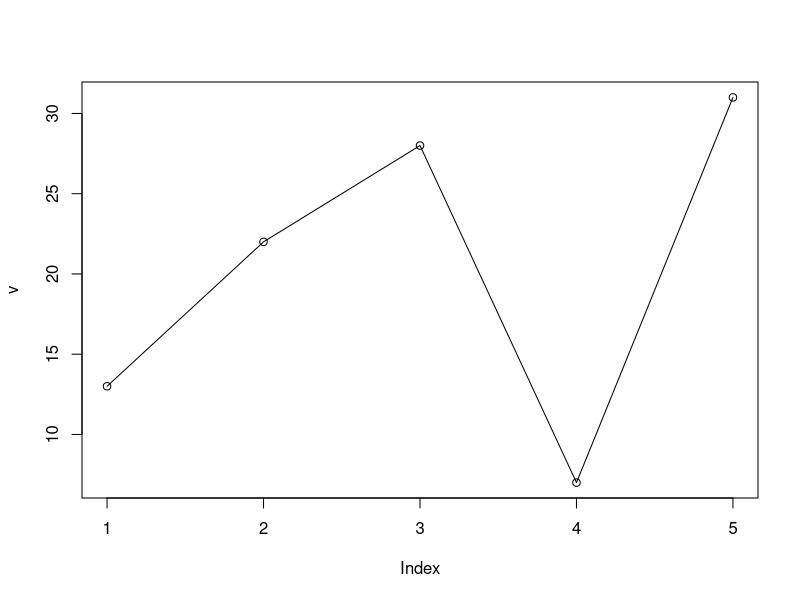
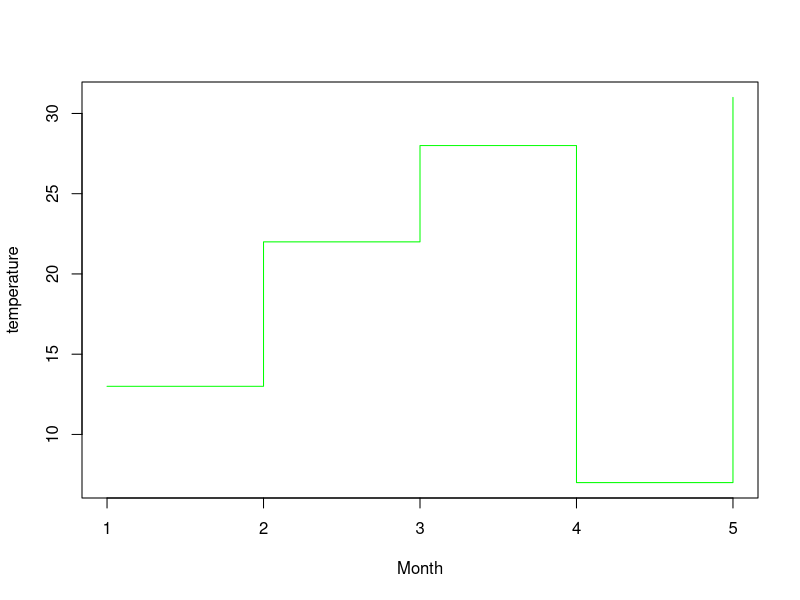
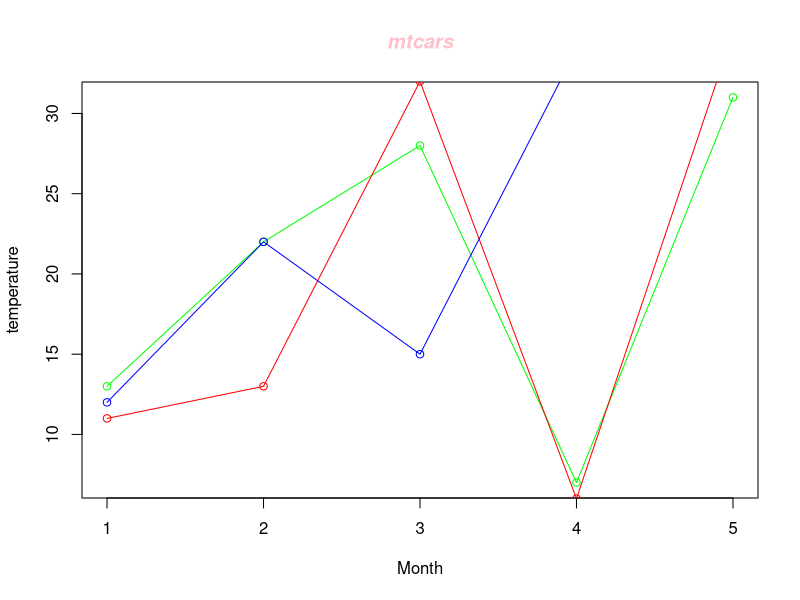
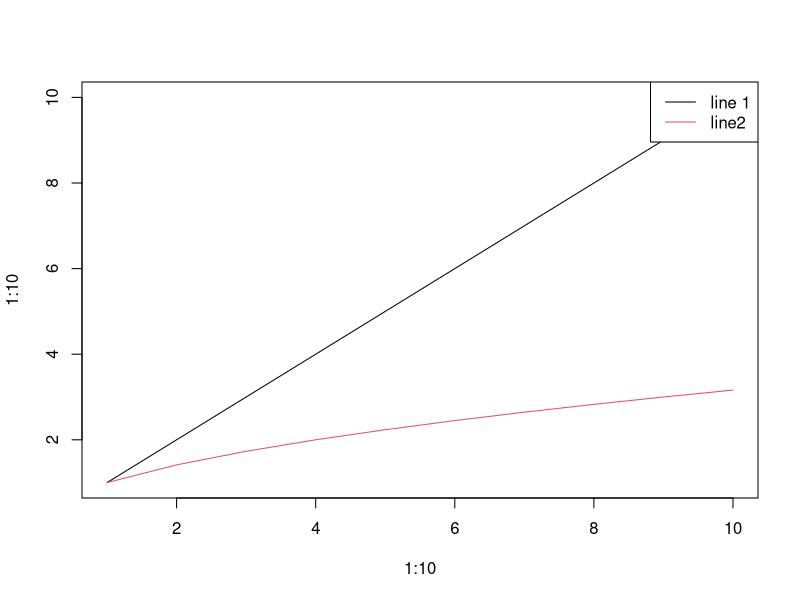

These figures' R source, in order:
#A line graph is a pictorial representation of information which changes
#continuously over time within a line graph, there are points connecting the data
#to show continuous change.
#The lines in a line graph can move up and down based on the data
#plot(v,type,col,xlab,ylab)
#***********************************************
v<-c(13,22,28,7,31)
plot(v,type="o")
#***********************************************
v<-c(13,22,28,7,31)
plot(v,type="s",col="green",xlab="Month",ylab="temperature")
#**************************************************
v<-c(13,22,28,7,31)
w<-c(11,13,32,6,35)
x<-c(12,22,15,34,35)
plot(v,type="o",col="green",xlab="Month",ylab="temperature")
lines(w,type="o",col="red")
lines(x,type="o",col="blue")
title(main="mtcars",col.main='pink',font.main=4)
#Line chart legend
#The legend function allows adding legends in base R plots. 
#You just need to specify the position or the coordinates, 
#the labels of the legend, the line type and the color. 
#You can also specify a pch symbol if needed.
plot(x = 1:10, y = 1:10, type = "l")
lines(x = 1:10, y = sqrt(1:10), col = 2, type = "l")
legend("topright", legend = c("line 1", "line2"), lty = 1, col = 1:2)
